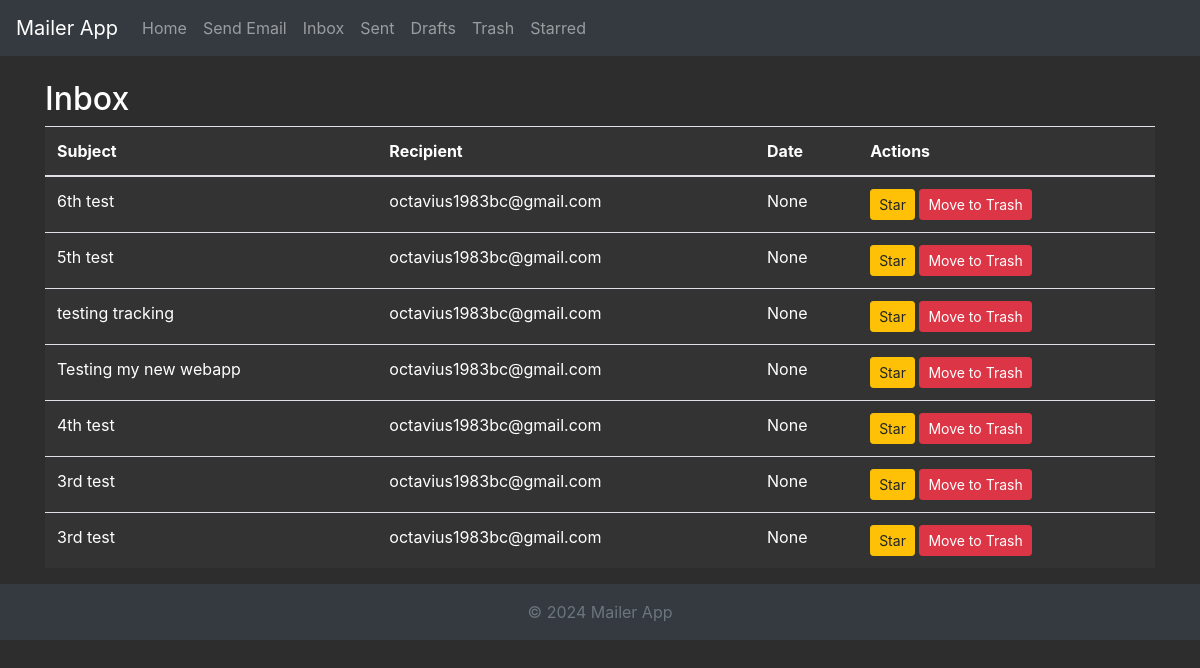
Screenshot of /inbox/ with the database file from the repository.
### mailer/models.py (models this page shows, shortened)
class Email(models.Model):
    recipient = models.EmailField()
    subject = models.CharField(max_length=255)
    message = models.TextField()
    tracking_id = models.UUIDField(default=uuid.uuid4, unique=True, editable=False)
    category = models.CharField(max_length=20, choices=[
        ('inbox', 'Inbox'),
        ('sent', 'Sent'),
        ('draft', 'Draft'),
        ('trash', 'Trash'),
    ],
        default='inbox')
    sent_at = models.DateTimeField(null=True, blank=True)
    starred = models.BooleanField(default=False)  # New field for star functionality
    class Meta:
        indexes = [
            models.Index(fields=['recipient']),
            models.Index(fields=['sent_at']),
        ]

### mailer/views.py (the view)
# urls.py: path('inbox/', inbox, name='inbox'),
def inbox(request):
    emails = Email.objects.filter(category='inbox').order_by('-sent_at')
    return render(request, 'mailer/inbox.html', {'emails': emails})

### mailer/templates/mailer/inbox.html (shortened to what this page needs)
{% extends "mailer/base.html" %}
{% block content %}
<h2>Inbox</h2>
<table class="table">
    <thead>
        <tr>
            <th>Subject</th>
            <th>Recipient</th>
            <th>Date</th>
            <th>Actions</th>
        </tr>
    </thead>
    <tbody>
        {% for email in emails %}
        <tr>
            <td>{{ email.subject }}</td>
            <td>{{ email.recipient }}</td>
            <td>{{ email.sent_at }}</td>
            <td>
                <a href="{% url 'star_email' email.id %}" class="btn btn-warning btn-sm">
                    {% if email.starred %}Unstar{% else %}Star{% endif %}
                </a>
                <a href="{% url 'move_to_trash' email.id %}" class="btn btn-danger btn-sm">Move to Trash</a>
            </td>
        </tr>
        {% endfor %}
    </tbody>
</table>
{% endblock %}

### mailer/templates/mailer/base.html (shortened to what this page needs)
<!DOCTYPE html>
<html lang="en">
<head>
    <link href="https://stackpath.bootstrapcdn.com/bootstrap/4.5.2/css/bootstrap.min.css" rel="stylesheet">
</head>
<body>
    <nav class="navbar navbar-expand-lg navbar-dark bg-dark">
        <a class="navbar-brand" href="/">Mailer App</a>
        <div class="collapse navbar-collapse">
            <ul class="navbar-nav mr-auto">
                <li class="nav-item">
                    <a class="nav-link" href="{% url 'home' %}">Home</a>
                </li>
                <li class="nav-item">
                    <a class="nav-link" href="{% url 'send_email' %}">Send Email</a>
                </li>
                <li class="nav-item">
                    <a class="nav-link" href="{% url 'inbox' %}">Inbox</a>
                </li>
                <li class="nav-item">
                    <a class="nav-link" href="{% url 'sent_emails' %}">Sent</a>
                </li>
                <li class="nav-item">
                    <a class="nav-link" href="{% url 'draft_emails' %}">Drafts</a>
                </li>
                <li class="nav-item">
                    <a class="nav-link" href="{% url 'trash_emails' %}">Trash</a>
                </li>
                <li class="nav-item">
                    <a class="nav-link" href="{% url 'starred_emails' %}">Starred</a>
                </li>
            </ul>
        </div>
    </nav>
    <div class="container mt-4">
        {% block content %}{% endblock %}
    </div>
    <footer class="footer mt-auto py-3 bg-dark text-center">
        <div class="container">
            <span class="text-muted">© 2024 Mailer App</span>
        </div>
    </footer>
</body>
</html>

### mailer/templates/mailer/base.html (style rules this page uses)
body { background-color: #2d2d2d; color: #ffffff; }
.navbar, .footer, .table { background-color: #333333; color: #ffffff; }
.table th, .table td { color: #ffffff; }
.btn-warning { background-color: #ffc107; border-color: #ffc107; }
.btn-danger { background-color: #dc3545; border-color: #dc3545; }

### rows the page displays
Email: subject "6th test", recipient "octavius1983bc@gmail.com", sent_at "None", starred "Star"
Email: subject "5th test", recipient "octavius1983bc@gmail.com", sent_at "None", starred "Star"
Email: subject "testing tracking", recipient "octavius1983bc@gmail.com", sent_at "None", starred "Star"
Email: subject "Testing my new webapp", recipient "octavius1983bc@gmail.com", sent_at "None", starred "Star"
Email: subject "4th test", recipient "octavius1983bc@gmail.com", sent_at "None", starred "Star"
Email: subject "3rd test", recipient "octavius1983bc@gmail.com", sent_at "None", starred "Star"
Email: subject "3rd test", recipient "octavius1983bc@gmail.com", sent_at "None", starred "Star"
